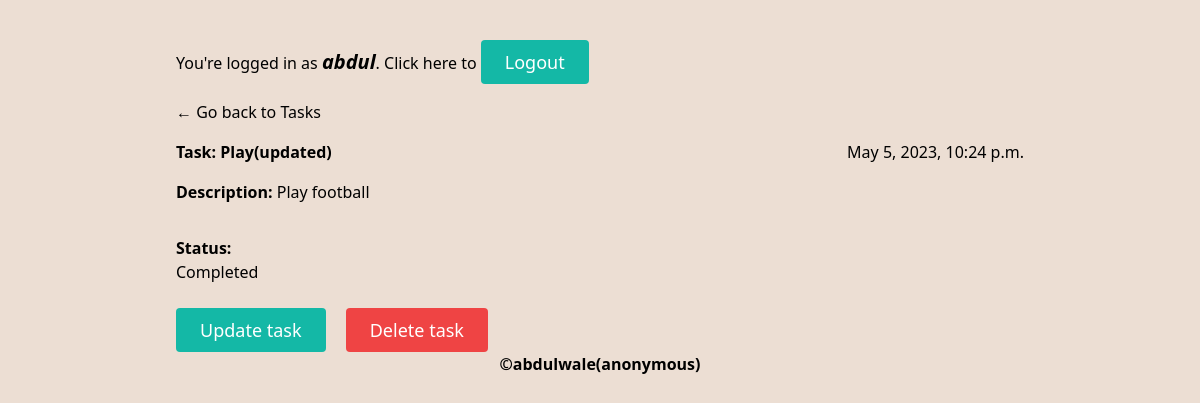
Screenshot of /todo-app/task/26/ (signed in) with the database file from the repository.
### todo_app/models.py (models this page shows)
class Task(models.Model):
    user = models.ForeignKey(User, on_delete=models.CASCADE)
    title = models.CharField(max_length=25)
    description = models.TextField()
    created_at = models.DateTimeField(auto_now_add=True)
    is_completed = models.BooleanField(default=False)
    updated = models.DateTimeField(auto_now=True)
    class Meta:
        ordering = ['-is_completed']
    def __str__(self):
        return self.title

### todo_app/views.py (the view)
# urls.py: path('task/<int:pk>/', detailPage, name="detail-page"),
@login_required
def detailPage(request, pk):
    task = get_object_or_404(Task, id=pk)
    return render(request, 'todo_app/detail_page.html', {'task':task})

### todo_app/templates/todo_app/detail_page.html (shortened to what this page needs)
{% extends "todo_app/base.html" %}
{% block content %}
<a href="{% url 'todo-app:home-page' %}">&larr; Go back to Tasks</a>
<div class="flex mb-4 mt-4 justify-between items-center">
  <h3 class="font-bold">Task: {{task}}</h3>
  <h3>{{task.updated}}</h3>
</div>
<p class="mb-8"><strong>Description:</strong> {{task.description}}</p>
<p><strong>Status:</strong></p>
{% if task.is_completed %}
<p>Completed</p>
{% else %}
<p>Uncompleted</p>
{% endif %}
<div class="mt-6">
  <a
    class="inline-flex text-white bg-teal-500 border-0 py-2 px-6 focus:outline-none hover:bg-teal-600 rounded text-lg"
    href="{% url 'todo-app:update-page' task.id %}"
    >Update task</a
  >
  <a
    class="inline-flex ml-4 text-white bg-red-500 border-0 py-2 px-6 focus:outline-none hover:bg-red-600 rounded text-lg"
    href="{% url 'todo-app:delete-page' task.id %}"
    >Delete task</a
  >
</div>
{% endblock %}

### todo_app/templates/todo_app/base.html (shortened to what this page needs)
{% load static tailwind_tags %}
<!DOCTYPE html>
<html lang="en">
  <head>
    {% tailwind_css %}
  </head>
  <body class="max-h-screen bg-[#ecded3]">
    <div class="max-w-4xl p-6 px-6 mx-auto mt-4">
      <div class="mb-4">
        {% if user.is_authenticated %}
        <p>
          You're logged in as
          <em class="text-xl font-bold">{{request.user}}</em>. Click here to
          <a
            class="inline-flex text-white bg-teal-500 border-0 py-2 px-6 focus:outline-none hover:bg-teal-600 rounded text-lg"
            href="{% url 'logout' %}"
            >Logout</a
          >
        </p>
        {% endif %}
      </div>
      {% block content %} {% endblock %}
      <footer class="text-center font-bold text-black">
        &copy;<a href="https://github.com/Abdulmumin3/DJTodoApp"
          >abdulwale(anonymous)</a
        >
      </footer>
    </div>
  </body>
</html>

### rows the page displays
Task: title "Play(updated)", updated "May 5, 2023, 10:24 p.m.", description "Play football"

### other values shown
{{ request.user }} "abdul"
